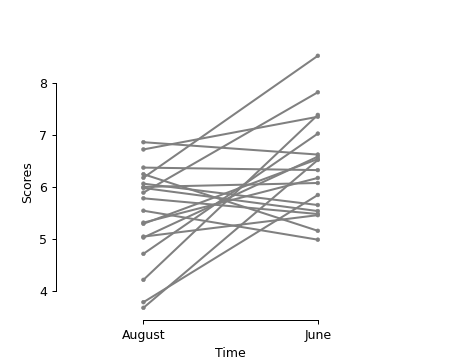

Python code for this plot:
import pingouin as pg
import matplotlib.pyplot as plt
df = pg.read_dataset('mixed_anova').query("Time != 'January'")
df = df.query("Group == 'Meditation' and Subject > 40")
fig, ax1 = plt.subplots(1, 1, figsize=(5, 4))
pg.plot_paired(data=df, dv='Scores', within='Time',
               subject='Subject', ax=ax1, boxplot=False,
               colors=['grey', 'grey', 'grey'])  # doctest: +SKIP
